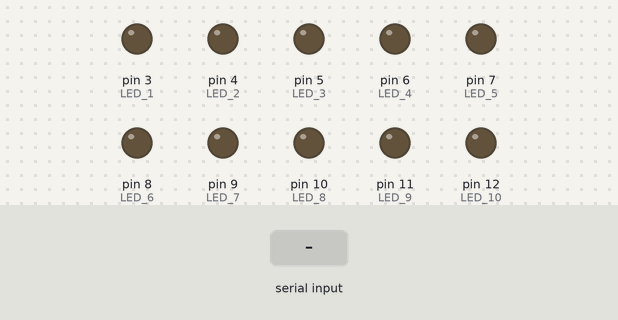
Recording of a sketch running on a simulated Arduino Uno, built with avr-gcc and run on an emulated ATmega328P. Shown: output pins drawn as LEDs (lit = HIGH). Inputs (shaded band) come from the test bench. What the sketch prints to the serial monitor is not drawn.

Above: at 1.2 s.
1.3 s: "A" received over Serial
At 1.6 s:
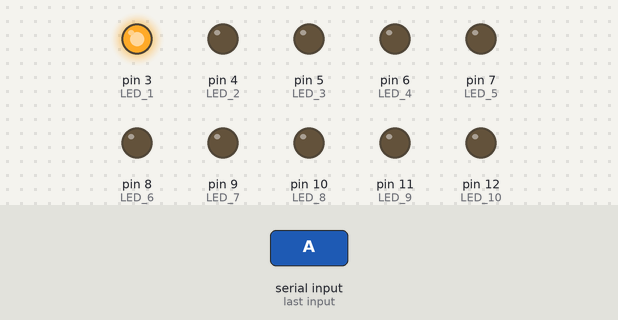
2.8 s: byte 70 ('F') received over Serial
At 4.0 s:
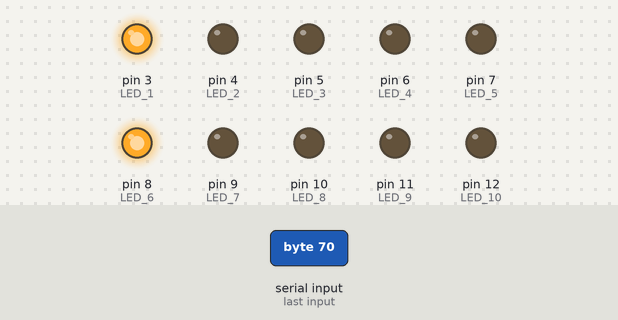
4.3 s: byte 71 ('G') received over Serial
At 5.1 s:
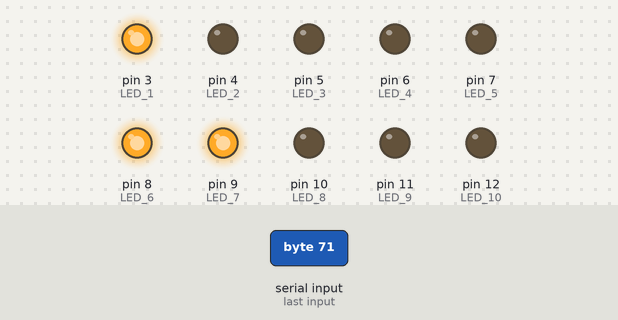
5.8 s: byte 102 ('f') received over Serial
At 6.3 s:
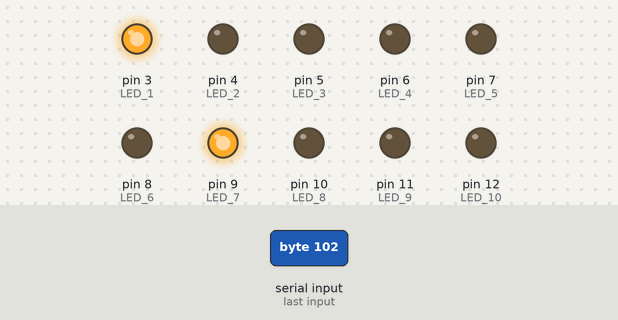
7.3 s: byte 72 ('H') received over Serial
At 8.5 s:
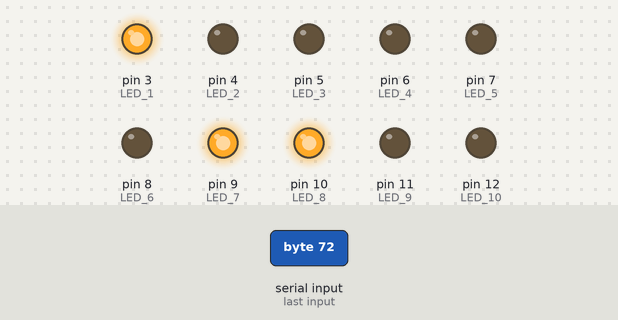
8.8 s: byte 103 ('g') received over Serial
At 9.7 s:
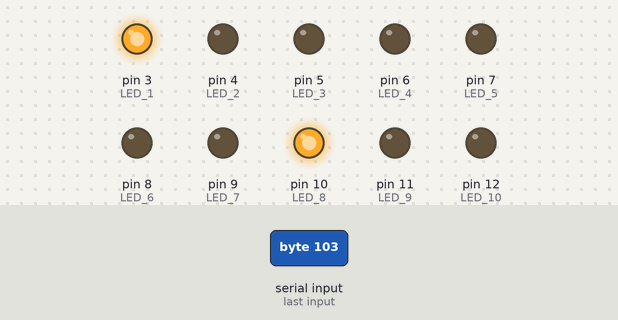
Timing chart, 0 to 11.3 s (numbered marks = the images above; inputs shaded):
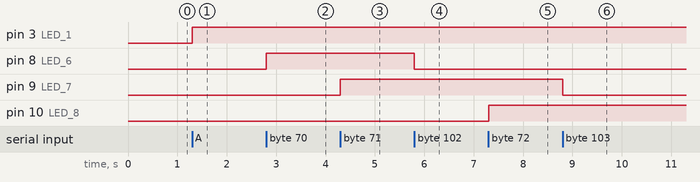

Measured:
- after the input at 1.3 s, pin 3 (LED_1): LOW → HIGH at once
- after the input at 2.8 s, pin 8 (LED_6): LOW → HIGH at once
- after the input at 4.3 s, pin 9 (LED_7): LOW → HIGH at once
- after the input at 5.8 s, pin 8 (LED_6): HIGH → LOW at once
- after the input at 7.3 s, pin 10 (LED_8): LOW → HIGH at once
- after the input at 8.8 s, pin 9 (LED_7): HIGH → LOW at once

The sketch:

led_demo_arduino.ino
```cpp
char ch;
int LED_1 = 3;
int LED_2 = 4;
int LED_3 = 5;
int LED_4 = 6;
int LED_5 = 7;
int LED_6 = 8;
int LED_7 = 9;
int LED_8 = 10;
int LED_9 = 11;
int LED_10 = 12;


void setup() {
  // put your setup code here, to run once:
 Serial.begin(9600);
 pinMode(LED_1,OUTPUT);
 pinMode(LED_2,OUTPUT);
 pinMode(LED_3,OUTPUT);
 pinMode(LED_4,OUTPUT);
 pinMode(LED_5,OUTPUT);
 pinMode(LED_6,OUTPUT);
 pinMode(LED_7,OUTPUT);
 pinMode(LED_8,OUTPUT);
 pinMode(LED_9,OUTPUT);
 pinMode(LED_10,OUTPUT);

}

void loop() {
  // put your main code here, to run repeatedly:

if(Serial.available()){
    ch = Serial.read();
    Serial.write(ch);
    doWork(ch);
  }
}

void doWork(char ch){
  switch(ch){
    case 'A': //code for switch 1 turned on
              digitalWrite(LED_1,HIGH);
              break;
    case 'a': //code for switch 1 turned off
              digitalWrite(LED_1,LOW);
              break;
   case 'B':  //code for switch 2 turned on
              digitalWrite(LED_2,HIGH);
              break;
   case 'b':  //code for switch 2 turned off
              digitalWrite(LED_2,LOW);
              break;
   case 'C': //code for switch 3 turned on
              digitalWrite(LED_3,HIGH);
              break;
   case 'c': //code for switch 3 turned off
              digitalWrite(LED_3,LOW);
              break;
   case 'D': //code for switch 4 turned on
              digitalWrite(LED_4,HIGH);
              break;
   case 'd': //code for switch 4 turned off
              digitalWrite(LED_4,LOW);
              break;

    case 'E': //code for switch 5 turned on
              digitalWrite(LED_5,HIGH);
              break;
    case 'e': //code for switch 5 turned off
              digitalWrite(LED_5,LOW);
              break;
   case 'F':  //code for switch 6 turned on
              digitalWrite(LED_6,HIGH);
              break;
   case 'f':  //code for switch 6 turned off
              digitalWrite(LED_6,LOW);
              break;
   case 'G': //code for switch 7 turned on
              digitalWrite(LED_7,HIGH);
              break;
   case 'g': //code for switch 7 turned off
              digitalWrite(LED_7,LOW);
              break;
   case 'H': //code for switch 8 turned on
              digitalWrite(LED_8,HIGH);
              break;
   case 'h': //code for switch 8 turned off
              digitalWrite(LED_8,LOW);
              break;

    case 'I': //code for switch 9 turned on
              digitalWrite(LED_9,HIGH);
              break;
    case 'i': //code for switch 9 turned off
              digitalWrite(LED_9,LOW);
              break;
   case 'J':  //code for switch 10 turned on
              digitalWrite(LED_10,HIGH);
              break;
   case 'j':  //code for switch 10 turned off
              digitalWrite(LED_10,LOW);
              break;
   // Similarly for others
  }
}
```
